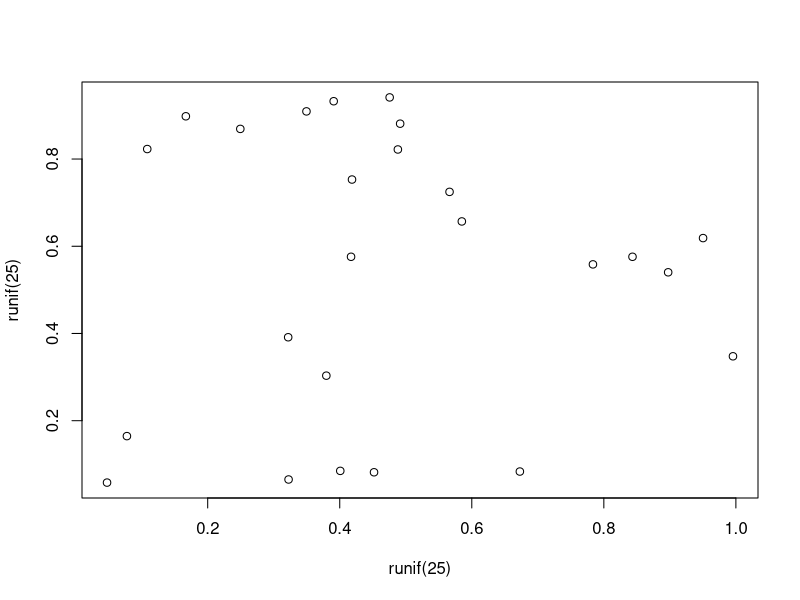

R code for this plot:
## ---- chunk 1
#| label: tbl-modes_per_dimension
#| tbl-cap: Modes evaluated in each dimension
#| echo: true
modes_per_dimension <- data.frame(
  Dimension = c("Accessibility",
                "Mobility",
                "Affordability",
                "Safety"
                ),
  Mode = c("Driving, Public Transport, Walking, Cycling",
           "Driving, Public Transport, Walking, Cycling",
           "Driving, Public Transport",
           "Driving, Walking, Cycling"
           )
)
knitr::kable(modes_per_dimension)
## ---- chunk 2
#| label: tbl-accessibility_n_opportunities
#| tbl-cap: Travel time threshold (minutes) to compute cumulative number of opportunities
#| echo: true
accessibility_n_opportunities <- data.frame(
  "Point of Interest/Mode" = c("Healthcare Facilities",
                               "Basic Education",
                               "Green Spaces",
                               "Recreation",
                               "Groceries",
                               "Jobs"
                               ),
  "Driving or Public Transport" = c("30","30","5-10","5-10","15","30-45"),
  "Walking or Cycling" = c("15","15","15-30","15-30","15","30-45"),
  check.names = FALSE
)
knitr::kable(accessibility_n_opportunities)
## ---- chunk 3
#| label: fig-meaningless
#| fig-cap: A meaningless scatterplot
#| fig-width: 5
#| fig-height: 5
#| fig-align: center
#| out-width: 50%
#| echo: false
plot(runif(25), runif(25))
## ---- chunk 4
#| label: tbl-simple
#| tbl-cap: Caption centered above table
#| echo: true
knitr::kable(head(mtcars)[,1:4])
